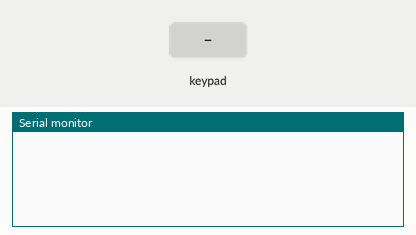
Bench run of a sketch on a simulated Arduino Uno, built with avr-gcc and run on an emulated ATmega328P. Parts: the last lines printed to the serial monitor. The inputs (shaded band) are chosen by the test bench.

Above: at 1.2 s.
1.3 s: key '1' pressed
At 2.0 s:
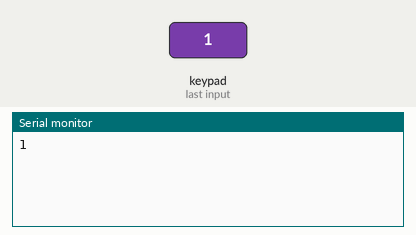
2.8 s: keypad keys 5 6 7 8 # pressed 0.4 s apart
At 4.8 s:
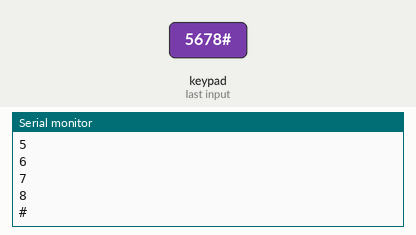
6.3 s: key '*' pressed
At 7.5 s:
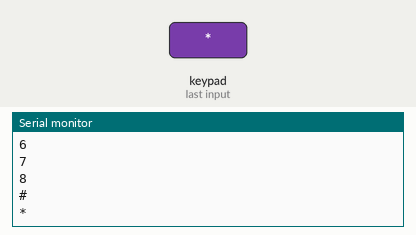
7.8 s: keypad keys 2 3 4 pressed 0.4 s apart
At 9.8 s:
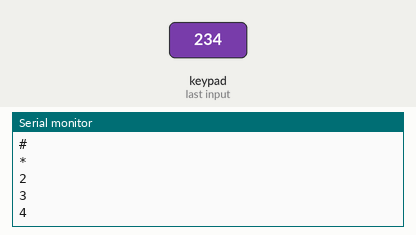
Timing chart, 0 to 11.3 s (numbered marks = the images above; inputs shaded):
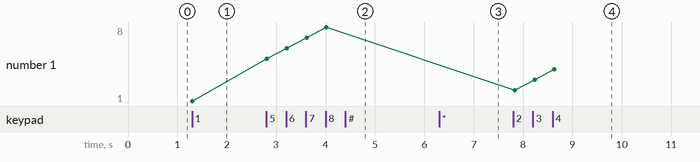

Measured:
- after the input at 1.3 s, the serial monitor: prints a new line at once (image 1)
- after the input at 2.8 s, the serial monitor: prints a new line at once (image 2)
- after the input at 6.3 s, the serial monitor: prints a new line at once (image 3)
- after the input at 7.8 s, the serial monitor: prints a new line at once (image 4)
- plotted number 1: 1 → 8 after the input at 2.8 s, 8 → 4 after the input at 7.8 s

The sketch:

black_keypad_test.ino
```cpp
#include <Keypad.h>

const byte ROWS = 4;
const byte COLS = 3;

char hexaKeys[ROWS][COLS] = {
  {'1', '2', '3'},
  {'4', '5', '6'},
  {'7', '8', '9'},
  {'*', '0', '#'}
};

byte rowPins[ROWS] = {5, 6, 7, 8}; //connect to the row pinouts of the keypad
byte colPins[COLS] = {2, 3, 4}; //connect to the column pinouts of the keypad

Keypad customKeypad = Keypad(makeKeymap(hexaKeys), rowPins, colPins, ROWS, COLS);


void setup() {
  Serial.begin(9600);
}

void loop() {
  char key = customKeypad.getKey();

  if (key) {
    Serial.println(key);
  }
  delay(100);
}
```
